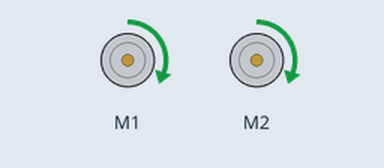
Simulated run of this sketch. Board: Arduino Uno, built with avr-gcc and run on an emulated ATmega328P. On the bench: 2 × DC motor (green arrow = forward, orange = backward, longer = faster).

Above: at 0.1 s.
Timing chart, 0 to 1.6 s (numbered marks = the images above):
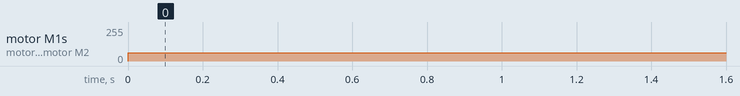

The sketch:

fixAngle.ino
```cpp
#include <ZumoMotors.h>
#include <Ultrasonic.h>

Ultrasonic ultrasonicR(6);
Ultrasonic ultrasonicL(7);

ZumoMotors motors;


void setup() {

}

void loop() {
 motors.setLeftSpeed(100);
 motors.setRightSpeed(100);
}


//void AdjustAngle() {
//
//double R ;
//double L  ;
//
// Serial.print( R);
//    Serial.print(" , ");
//    Serial.print(L);
//    Serial.print(" , ");
//    Serial.println();
//
//
//    while (doo) {
//      R = ultrasonicR.distanceRead() ;
//      delay (10);
//      L = ultrasonicL.distanceRead() ;
//      if (R < L) {
//        motors.setLeftSpeed(100);
//        motors.setRightSpeed(0);
//
//      } else if (R > L) {
//        motors.setLeftSpeed(0);
//        motors.setRightSpeed(100);
//
//      } else {
//
//        doo = false;
//        motors.setLeftSpeed(0);
//        motors.setRightSpeed(0);
//      }
//    }
//}

//void AdjustAngle() {
//
//
//  bool doo = false;
//  while(!doo){
//
//  delay (10);
//  R = ultrasonicR.distanceRead() ;
//  delay (10);
//  L = ultrasonicL.distanceRead() ;
//  delay (10);
//  angle=(atan(x) * 180 / 3.14);
//  newDelay = (55 *(angle)/90);
//
//
//
//
//  if ( R < L) {
//
//    x = ((L - R) / 8.0);
//    Serial.print( R);
//    Serial.print(" , ");
//    Serial.print(L);
//    Serial.print(" , ");
//    delay (10);
//    Serial.print(angle);
//    Serial.println();
//    for (int speed = 0 ; speed <= 104 ; speed++) {
//      motors.setLeftSpeed(speed);
//      motors.setRightSpeed(0);
//      delay(newDelay);
//
//    }
//
//  }
//  else if ( R > L ) {
//    x = ((R - L) / 8.0);
//    Serial.print( R);
//    Serial.print(" , ");
//    Serial.print(L);
//    Serial.print(" , ");
//    delay (10);
//    Serial.print(angle);
//    Serial.println();
//
//    for (int speed = 0 ; speed <= 104 ; speed++) {
//      motors.setRightSpeed(speed);
//      motors.setLeftSpeed(0);
//      delay(newDelay);
//    }
//
//  }else{
//    doo = true;
//    Serial.println("straight");
//  }
//
//
//  }
//  motors.setRightSpeed(0);
//  motors.setLeftSpeed(0);
//
//
//}
```

Measured:
- by itself, motor M1, motor M2: stopped → forward 63/255 at 0.00 s
